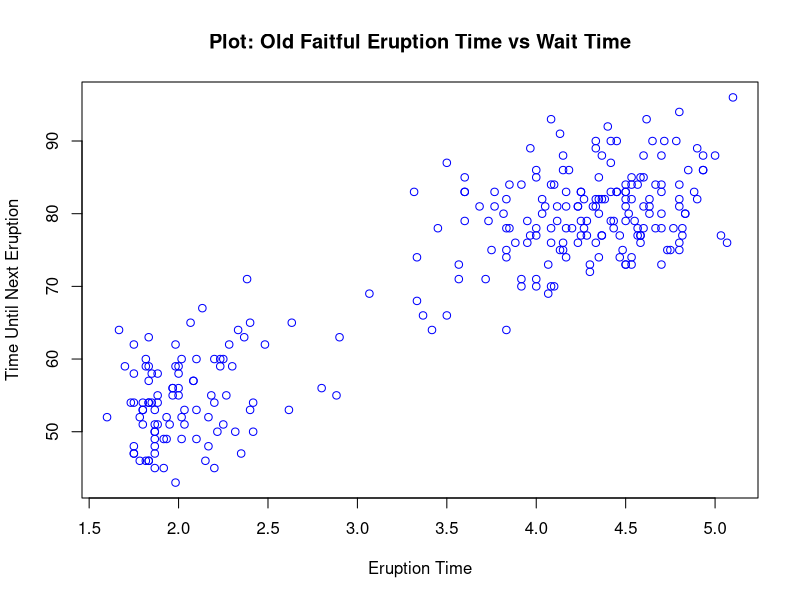
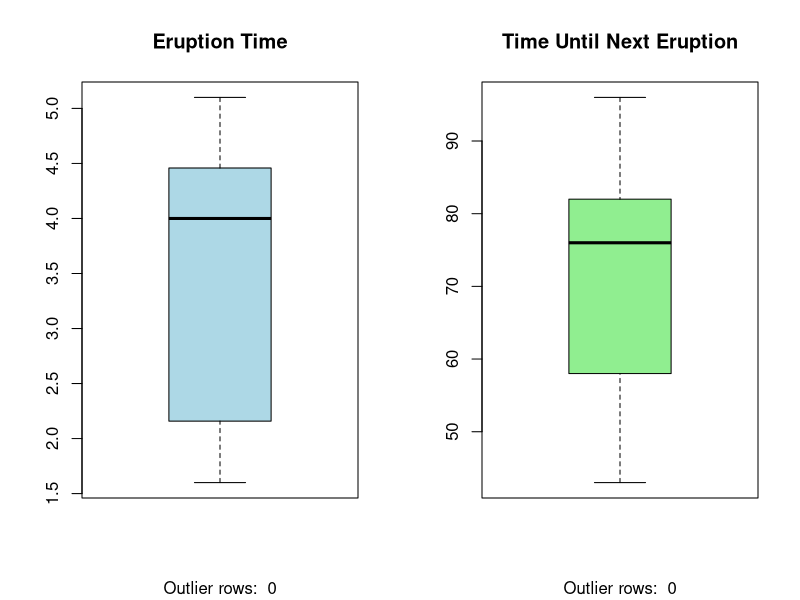
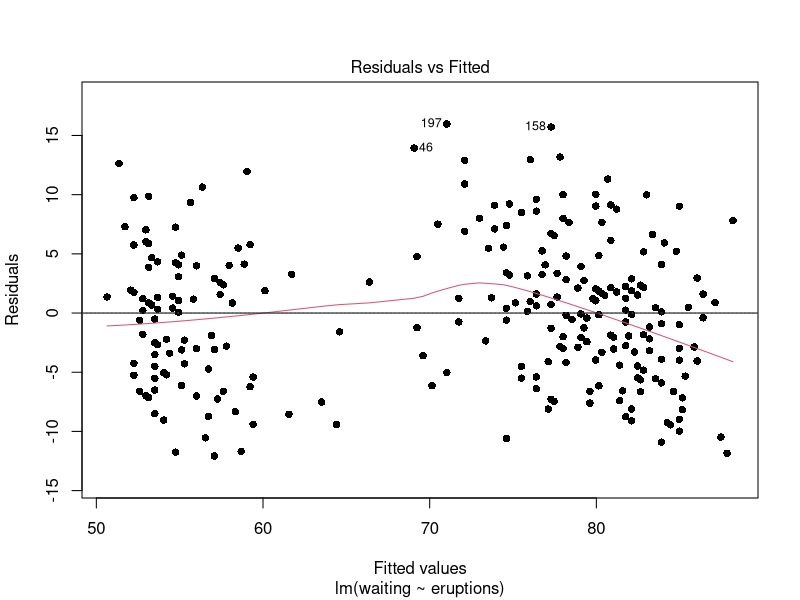
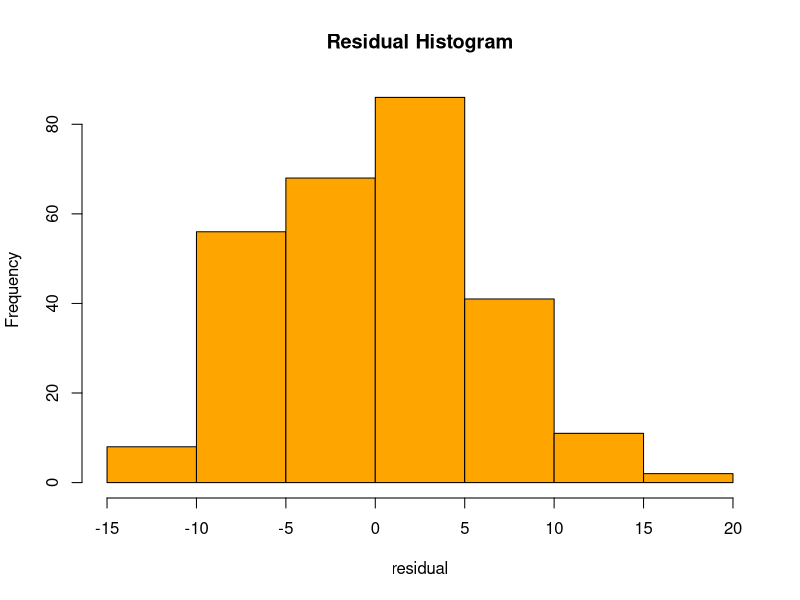
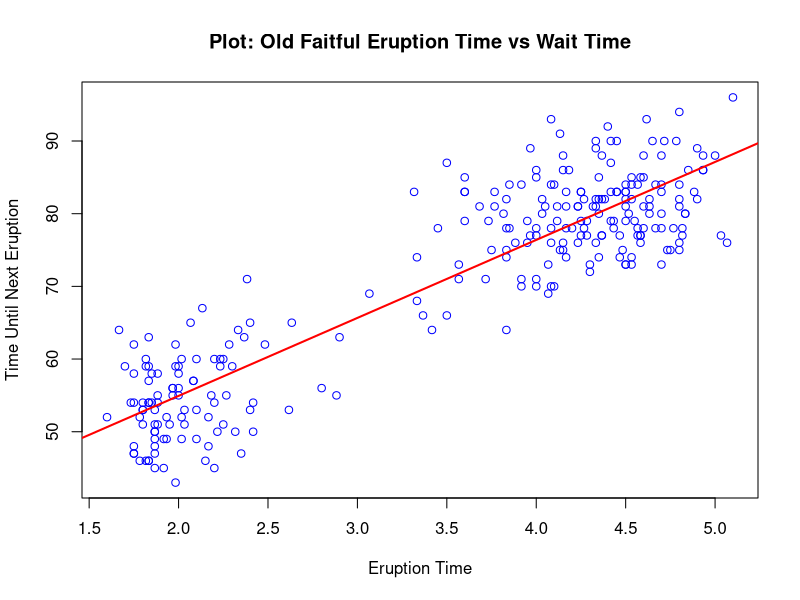
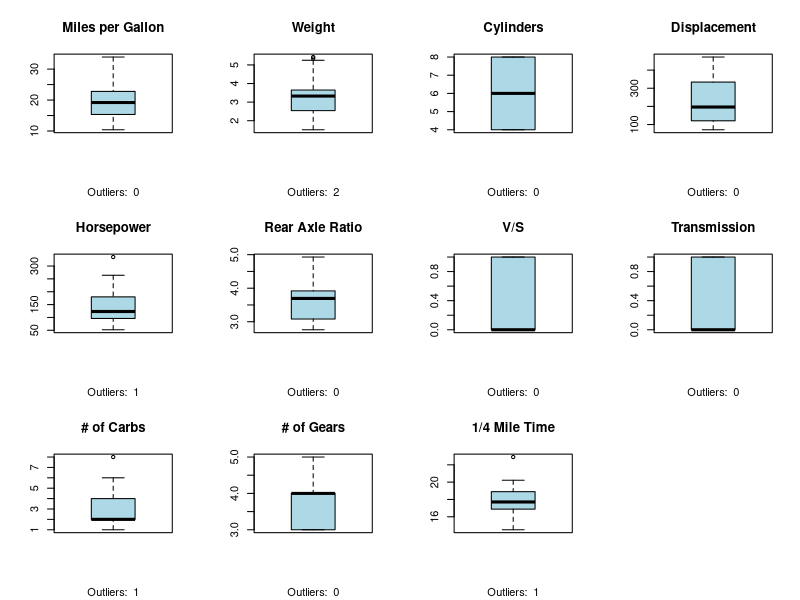
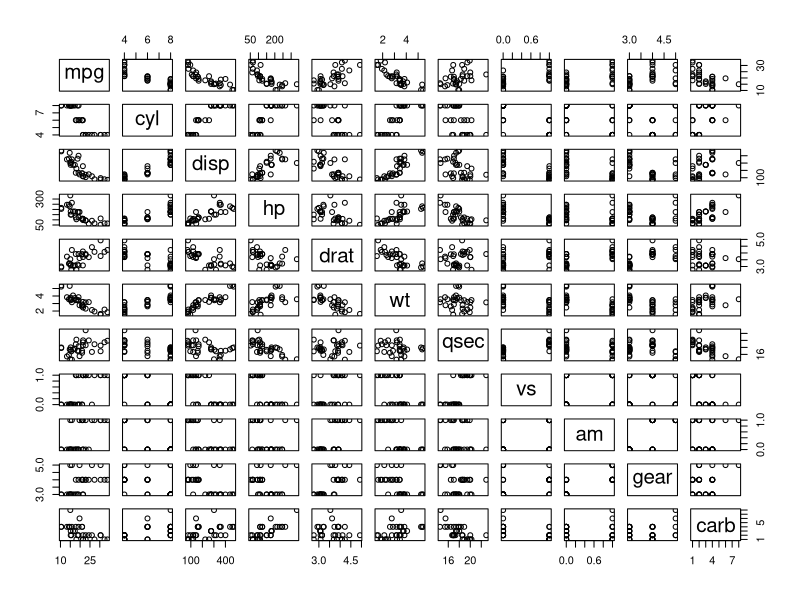
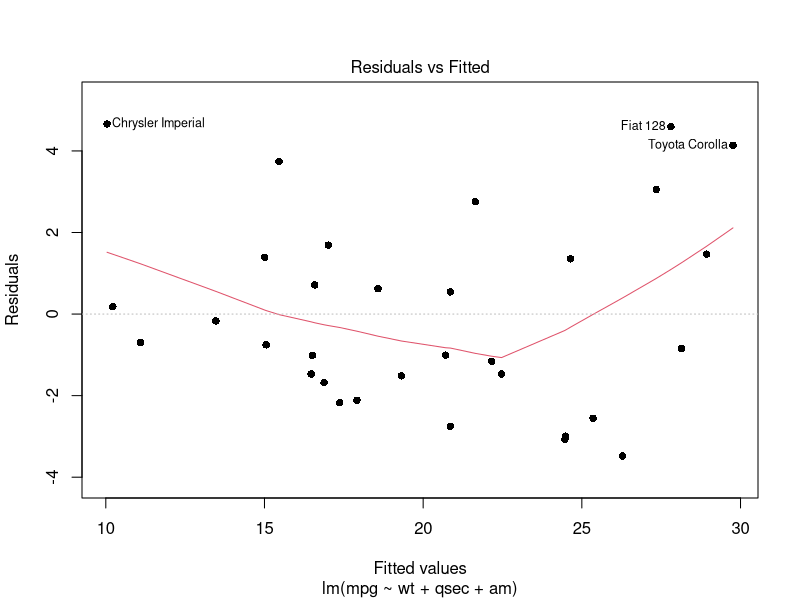

Reproduce these figures in R, in order.
# LINEAR REGRESSION #

# Press Alt + O to collapse all sections in order to choose the section of interest
# To expand all sections, press Shift + Alt + O

## 1.) Simple Linear Regression ####

### read in Old Faithful data
data <- faithful

### scatterplot and correlation to examine association between eruption time and wait time until next eruption
### ensure the 2 variables have a linear association
plot(data$eruptions,data$waiting, col = 'blue', main = 'Plot: Old Faitful Eruption Time vs Wait Time',
     xlab = 'Eruption Time', ylab = 'Time Until Next Eruption')
cor(data$eruptions,data$waiting)

### count the number of NULL values in each column 
colSums(is.na(data))

### boxplot - outlier check
### become aware of any outliers that may throw off the linear model
par(mfrow=c(1,2))
boxplot(data$eruptions, main="Eruption Time", col = 'light blue', sub=paste("Outlier rows: ", length(boxplot.stats(data$eruptions)$out)))
boxplot(data$waiting, main="Time Until Next Eruption", col = 'light green', sub=paste("Outlier rows: ", length(boxplot.stats(data$waiting)$out)))


### simple linear regression 
m <- lm(waiting ~ eruptions, data) # do not use data$waiting / data$eruptions
m
summary(m)


### residual plot
par(mfrow=c(1,1))
plot(m, pch=16, which=1) # see http://data.library.virginia.edu/diagnostic-plots/ for info on different plots (which=)
abline(h=0)


#### residual plot assumptions that need to be met:
####    true relationship is linear (points should be scattered)
####    observations are independent (only one "observation" per "unit")
####    variation of the response variable around the regression line is constant (ours may violate this)
####    residuals are normally distributed

### ensure residuals are normally distributed
hist(resid(m), xlab = 'residual', main = 'Residual Histogram', col='orange')


### add linear model to the plot
plot(data$eruptions,data$waiting, col = 'blue', main = 'Plot: Old Faitful Eruption Time vs Wait Time',
     xlab = 'Eruption Time', ylab = 'Time Until Next Eruption')
abline(m, col="red", lwd=2)

### predict the waiting time until next eruption
#### first define data frame that contains the data that needs predicting
#### note that the test data frame column needs to be identical to the training data column name
tst <- data.frame(eruptions=5) # an eruption time of 5 minutes

predict(m, tst) # predicted wait time = 87.12 minutes 






## 2.) Multiple Linear Regression ####
library(dplyr)

### read in car data
data <- mtcars

str(data)

### Count the number of NULL values in each column 
colSums(is.na(data))

### boxplot - outlier check
### become aware of any outliers that may throw off the linear model
par(mfrow=c(3,4))
boxplot(data$mpg, main="Miles per Gallon", col = 'light blue', sub=paste("Outliers: ", length(boxplot.stats(data$mpg)$out)))
boxplot(data$wt, main="Weight", col = 'light blue', sub=paste("Outliers: ", length(boxplot.stats(data$wt)$out)))
boxplot(data$cyl, main="Cylinders", col = 'light blue', sub=paste("Outliers: ", length(boxplot.stats(data$cyl)$out)))
boxplot(data$disp, main="Displacement", col = 'light blue', sub=paste("Outliers: ", length(boxplot.stats(data$disp)$out)))
boxplot(data$hp, main="Horsepower", col = 'light blue', sub=paste("Outliers: ", length(boxplot.stats(data$hp)$out)))
boxplot(data$drat, main="Rear Axle Ratio", col = 'light blue', sub=paste("Outliers: ", length(boxplot.stats(data$drat)$out)))
boxplot(data$vs, main="V/S", col = 'light blue', sub=paste("Outliers: ", length(boxplot.stats(data$vs)$out)))
boxplot(data$am, main="Transmission", col = 'light blue', sub=paste("Outliers: ", length(boxplot.stats(data$am)$out)))
boxplot(data$carb, main="# of Carbs", col = 'light blue', sub=paste("Outliers: ", length(boxplot.stats(data$carb)$out)))
boxplot(data$gear, main="# of Gears", col = 'light blue', sub=paste("Outliers: ", length(boxplot.stats(data$gear)$out)))
boxplot(data$qsec, main="1/4 Mile Time", col = 'light blue', sub=paste("Outliers: ", length(boxplot.stats(data$qsec)$out)))


### scatterplot matrix and correlation table to examine association between mpg and other features
plot(data) 
mpg.correl <- as.data.frame(abs(cor(data)))
mpg.correl <- mpg.correl[order(-mpg.correl$mpg), ]
mpg.correl <- dplyr::select(mpg.correl, mpg)
mpg.correl # (looks like all of them are medium to high correlation)

### look for features that correlate with one another, this is called multicollinearity 
### to do this, create the multiple linear regression model, then check the variance inflation factor (VIF)

#### first convert categorical variables to factors
data$vs <- as.factor(data$vs)
data$am <- as.factor(data$am)

library(car)

m <- lm(mpg ~ cyl+disp+hp+drat+wt+qsec+vs+am+gear+carb, data = mtcars) # create regression model using all variables
vifdf <- data.frame(vif(m)) # compute VIF
vifdf  # VIF > 10 is large; VIF >5 & <10 is medium 


### stepwise Regression to determine most valuable attributes in explaining mpg
library(MASS)
step <- stepAIC(m, direction="both", trace=FALSE)
summary(step)$coeff # weight, acceleration, and transmission have the highest relation to explaining mpg
summary(step)$adj.r.squared # this model explains 83% of the variation in mpg

#### "step" is now our best performing model according to the stepwise regression

### verify that the stepwise regression model chose the best model
### We can use this method because each model is nested without lots of parameters differentiating them

fit1 <- lm(mpg ~ am, data = data)
fit2 <- lm(mpg ~ am + wt, data = data)
fit3 <- lm(mpg ~ am + wt + qsec, data = data)
fit4 <- lm(mpg ~ am + wt + qsec + hp, data = data)
fit5 <- lm(mpg ~ am + wt + qsec + hp + drat, data = data)

anova(fit1, fit2, fit3, fit4, fit5) # anova tests each model with the preceding model (hence the empty first row)

### residual plot
par(mfrow=c(1,1))
plot(step, pch=16, which=1:5)
abline(h=0)

### visualize the model
termplot(step)

#### since this model has 3 predictors and 1 outcome variable, we cant visualize in a simple plot. 
#### consider a 3d plot if you have only 2 predictors 1 outcome variable


### predict the mpg, given the transmission, weight, and acceleration
#### first define data frame that contains the data that needs predicting
#### note that the data frame column needs to be identical to the training data column name
tst <- data.frame(am=0,wt=2.95,qsec=15.3) 

predict(step, tst) # predicted mpg = 16.82 



